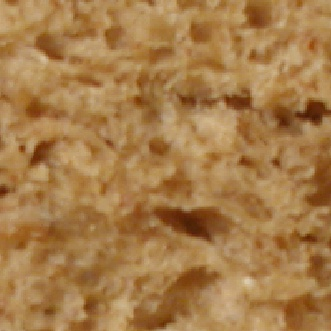
#> input picture patterns/train/bread/1.jpg, 331 x 331 px; its folder holds only this picture in this run
$ python LBP.py
#> lines starting #> are read from the running program, lines starting #| are printed output that depends on the picture
import cv2
import numpy as np
import os
from sklearn import svm
from sklearn.metrics import accuracy_score
import matplotlib.pyplot as plt
from sklearn.metrics import confusion_matrix
import seaborn as sns

def plot_confusion_matrix(y_true, y_pred, class_names):
    # 혼동 행렬 계산
    cm = confusion_matrix(y_true, y_pred)

    # 히트맵을 그리기 위한 설정
    plt.figure(figsize=(len(class_names), len(class_names)))

    # seaborn 라이브러리를 사용하여 히트맵 생성
    sns.heatmap(cm, annot=True, fmt="d", cmap="Blues", xticklabels=class_names, yticklabels=class_names)

    # x축 레이블 설정
    plt.xlabel('Predicted')

    # y축 레이블 설정
    plt.ylabel('True')

    # 플롯 출력
    plt.show()


class LBP:
    def __init__(self, img):
        self.img = img

    def calculate_LBP(self, pixel_values):
        # LBP 연산 수행
        center = pixel_values[4]
        binary_values = (pixel_values > center).astype(np.uint8)
        binary_string = ''.join(np.array(binary_values).astype(str))
        decimal_value = int(binary_string, 2)
        return decimal_value

    def search_LBP(self):
        img = self.img
        lbp_img = np.zeros_like(img)

        for i in range(img.shape[0]-2):
            for j in range(img.shape[1]-2):
                # 3x3 윈도우를 이용한 LBP 특성 추출
                pixel_values = img[i:i+3,j:j+3].flatten()
                lbp_value = self.calculate_LBP(pixel_values)
                lbp_img[i, j] = lbp_value

        return lbp_img

def lbp_histogram(image):
    lbp_obj = LBP(image)

    # LBP 이미지 생성 및 시각화 (추가된 부분)
    lbp_image = lbp_obj.search_LBP()

    # LBP 이미지 출력 부분
    # cv2.imshow("lbp_image", lbp_image)
    # cv2.waitKey(0)

    # 히스토그램 계산
    (hist, _) = np.histogram(lbp_image.ravel(), bins=np.arange(0, 256), range=(0, 256))
    # 히스토그램 정규화
    hist = hist.astype("float")
    hist /= (hist.sum() + 1e-7)
    return hist

def load_images(folder_path, class_labels, binary_labels):
    # 데이터와 레이블을 저장할 리스트 초기화
#> called with folder_path = 'patterns/train'
    data = []
    labels = []

    # 클래스 라벨과 이진 라벨을 순회하면서 이미지 로딩
    for class_label, binary_label in zip(class_labels, binary_labels):
        # 클래스 폴더 경로 설정
        class_folder_path = os.path.join(folder_path, class_label)

        # 해당 클래스 폴더 내의 이미지 개수 계산
        image_count = len([f for f in os.listdir(class_folder_path) if f.endswith('.jpg')])

        # 각 이미지에 대한 처리
        for i in range(1, image_count + 1):
            # 이미지 파일 경로 설정
            img_path = f"{folder_path}/{class_label}/{i}.jpg"

            # 이미지 파일을 흑백으로 읽어옴
            img = cv2.imread(img_path, cv2.IMREAD_GRAYSCALE)
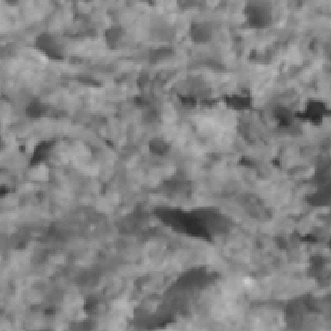
#> img: shape (331, 331); min 36, max 205, mean 131.3

            # 이미지 로드 실패 시 건너뜀
            if img is None or img.size == 0:
                print(f"이미지 로드 실패: {img_path}")
                continue

            # LBP 히스토그램 계산
            lbp_hist = lbp_histogram(img)
#> after the loop in search_LBP, `for i in range(img.shape[0]-2):`:
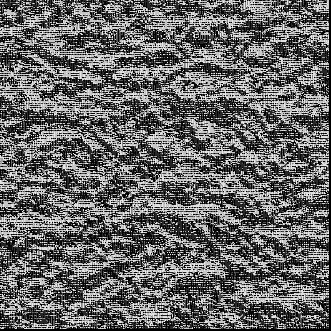
#> lbp_img: shape (331, 331); min 0, max 239, mean 102.3

            # 데이터와 레이블 리스트에 추가
            data.append(lbp_hist)
            labels.append(binary_label)

        # 클래스에 대한 이미지 로드 완료 메시지 출력
        print(f"'{class_label}' 이미지 로드 완료")

    # NumPy 배열로 변환하여 반환
    return np.array(data), np.array(labels)


def main():
    # 클래스 및 레이블 정의
    class_labels = ["bread", "wool", "sponge"]  # 빵, 울, 스펀지
    binary_labels = [0, 1, 2]  # 각 클래스에 대한 고유한 레이블

    # 훈련 세트 로드
    X_train, y_train = load_images("patterns/train", class_labels, binary_labels)


    # 검증 세트 로드
    X_valid, y_valid = load_images("patterns/valid", class_labels, binary_labels)


    # SVM 모델 정의 및 학습
    model = svm.SVC()
    model.fit(X_train, y_train)

    # 검증 세트로 모델 평가
    predictions = model.predict(X_valid)
    accuracy = accuracy_score(y_valid, predictions)
    print("정확도:", accuracy)

    # 검증 세트에 대한 예측값과 실제 레이블을 사용하여 혼동 행렬 시각화
    plot_confusion_matrix(y_valid, predictions, class_labels)

if __name__ == "__main__":
#> (the run stopped early here; a loop or call above may not have finished)
